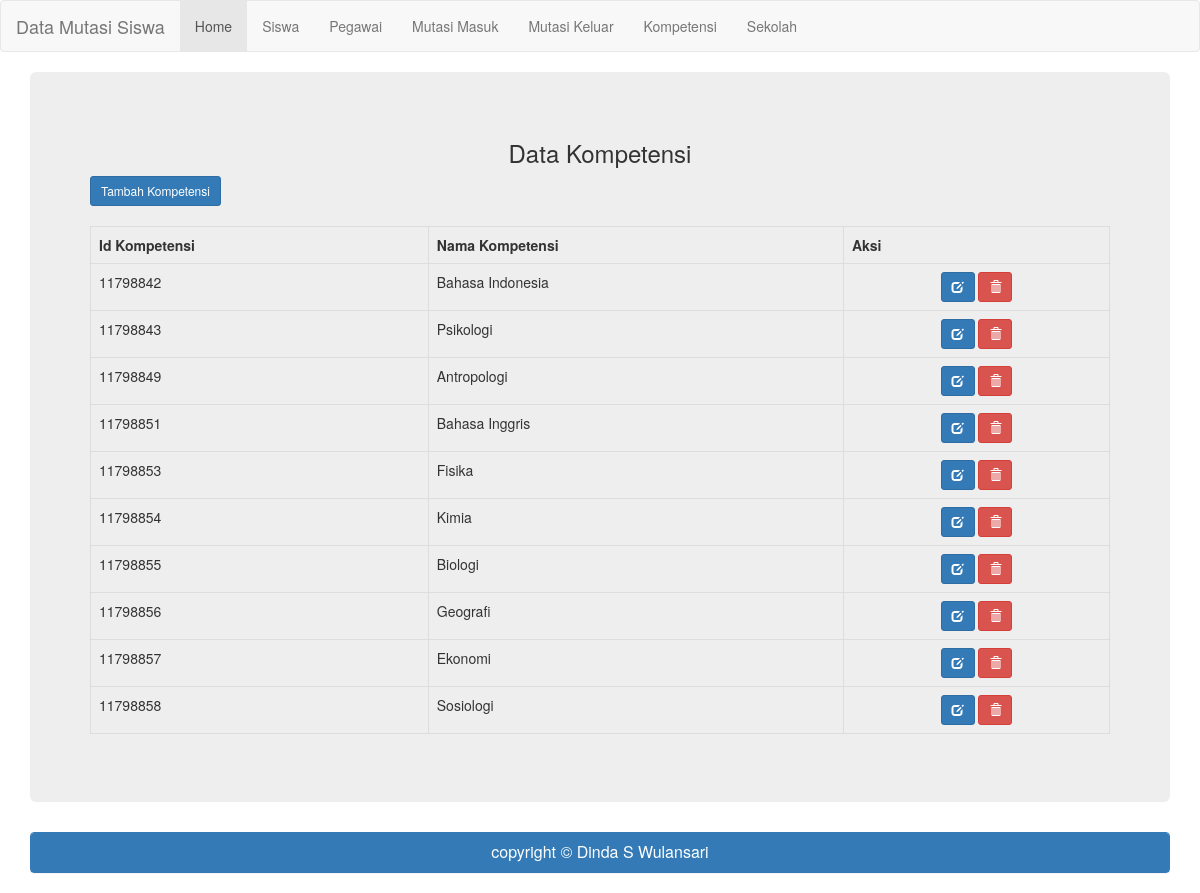
Screenshot of /?halaman=kompetensi with the database file from the repository.
### tables this page shows
CREATE TABLE IF NOT EXISTS `data_kompetensi` (
  `id_kompetensi` int(11) NOT NULL,
  `nama_kompetensi` varchar(60) NOT NULL
);

### kompetensi.php (the view, shortened to what this page needs)
<?php
include("koneksi.php");
?>
<h3 align="center">Data Kompetensi</h3>
<a href="?halaman=kompetensi_tambah" class="btn btn-primary btn-sm">Tambah Kompetensi</a><br /><br />
<div class="table-responsive">
	<table class="table table-bordered table-hover">
		<tr>
			<th>Id Kompetensi</th>
			<th>Nama Kompetensi</th>
			<th>Aksi</th>
		</tr>
<?php
	$query=("SELECT * FROM data_kompetensi");
	$lihat = mysqli_query($koneksi, $query) or die ('Error, query failed. ' .mysqli_error());
	while($r=mysqli_fetch_array($lihat)){
?>
		<tr>
			<td><?php echo"$r[id_kompetensi]";?></td>
			<td><?php echo"$r[nama_kompetensi]";?></td>
			<td align="center">
				<a href="?halaman=kompetensi_edit&id=<?php echo"$r[id_kompetensi]";?>" title="Edit Data" class="btn btn-primary btn-sm"><span class="glyphicon glyphicon-edit" aria-hidden="true"></span></a>
				<a href="?halaman=kompetensi_delete&id=<?php echo"$r[id_kompetensi]";?>" title="Hapus Data" class="btn btn-danger btn-sm"><span class="glyphicon glyphicon-trash" aria-hidden="true"></span></a>
		</tr>
<?php
	} ?>
</table>
</div>

### rows the page displays
data_kompetensi: id_kompetensi "11798842", nama_kompetensi "Bahasa Indonesia"
data_kompetensi: id_kompetensi "11798843", nama_kompetensi "Psikologi"
data_kompetensi: id_kompetensi "11798849", nama_kompetensi "Antropologi"
data_kompetensi: id_kompetensi "11798851", nama_kompetensi "Bahasa Inggris"
data_kompetensi: id_kompetensi "11798853", nama_kompetensi "Fisika"
data_kompetensi: id_kompetensi "11798854", nama_kompetensi "Kimia"
data_kompetensi: id_kompetensi "11798855", nama_kompetensi "Biologi"
data_kompetensi: id_kompetensi "11798856", nama_kompetensi "Geografi"
data_kompetensi: id_kompetensi "11798857", nama_kompetensi "Ekonomi"
data_kompetensi: id_kompetensi "11798858", nama_kompetensi "Sosiologi"
